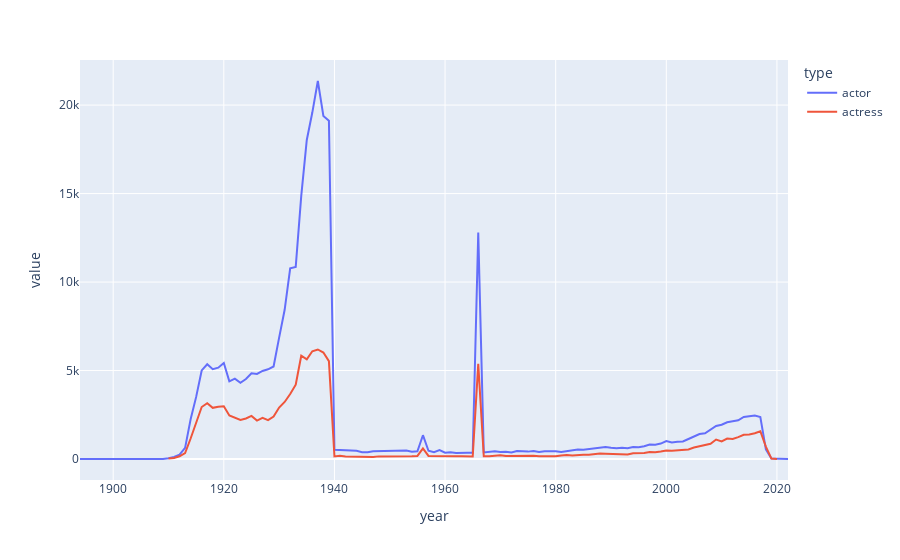

The cell this chart's notebook holds for it:
### Markdown cell above
#### Alternative path for the plot (using plotly commands directly)

Plotly commands: `plotly` is a plotting toolkit that 
is not standard with a `conda` installation.  However, it is installable with `conda install plotly` or,
in Colab, with `!pip install plotly`.  If you have `plotly`, it may be a good idea
to execute the following `pd.options` command in the cell importing `pandas` after `import pandas as pd`.

```
pd.options.plotting.backend = "plotly"
```

One appealing feature of `plotly` graphs is that they are interactive, even in a Jupyter notebook.
Try hovering your cursor over the plot below to make a toolbar (with pan, zoom, and save buttons) 
appear, or over points in the line to make coordinate information appear.   A more important point
is that `plotly`'s design has been guided by the "grammar of graphics" framework (not true
of `matplotlib`).  Arguably this makes the commands that expose its functionality more
intuitive.  At the very least it will feel more familiar to users of `R`'s `ggplot` command.

Even if you have `plotly` installed you might still prefer having the default `pandas` backend be
`matplotlib` (the default), using `plotly` on a case by case basis.  For example.
the plot above is very simple to reproduce using native `plotly` commands.

The commands can be simple because we are using the index for the x-axis and plotting one line
for each of our (two) columns; these are the `plotly` defaults when the first argument is a `DataFrame`.
They are the same defaults as with `DataFrame.plot()`.  We add the `markers=True` option to demonstrate a
little customization.

### Code cell
import plotly.express as px

# can add labels={'value':"Num roles"}
fig = px.line(roles_by_year,  markers=True)
fig.show()

### Figure 1 — Plotly figure (JSON) as saved in the notebook; plotly's stock layout.template omitted (floating-point values rounded to 4 significant figures)
{"data": [{"hovertemplate": "type=actor<br>year=%{x}<br>value=%{y}<extra></extra>", "legendgroup": "actor", "line": {"color": "#636efa", "dash": "solid"}, "marker": {"symbol": "circle"}, "mode": "lines", "name": "actor", "orientation": "v", "showlegend": true, "type": "scatter", "x": [1894, 1900, 1905, 1906, 1907, 1908, 1909, 1910, 1911, 1912, 1913, 1914, 1915, 1916, 1917, 1918, 1919, 1920, 1921, 1922, 1923, 1924, 1925, 1926, 1927, 1928, 1929, 1930, 1931, 1932, 1933, 1934, 1935, 1936, 1937, 1938, 1939, 1940, 1941, 1942, 1943, 1944, 1945, 1946, 1947, 1948, 1949, 1950, 1951, 1952, 1953, 1954, 1955, 1956, 1957, 1958, 1959, 1960, 1961, 1962, 1963, 1964, 1965, 1966, 1967, 1968, 1969, 1970, 1971, 1972, 1973, 1974, 1975, 1976, 1977, 1978, 1979, 1980, 1981, 1982, 1983, 1984, 1985, 1986, 1987, 1988, 1989, 1990, 1991, 1992, 1993, 1994, 1995, 1996, 1997, 1998, 1999, 2000, 2001, 2002, 2003, 2004, 2005, 2006, 2007, 2008, 2009, 2010, 2011, 2012, 2013, 2014, 2015, 2016, 2017, 2018, 2019, 2020, 2022], "xaxis": "x", "y": [2, 2, 1, 14, 5, 29, 3, 44, 119, 247, 630, 2249, 3510, 5006, 5355, 5073, 5161, 5425, 4389, 4543, 4311, 4520, 4844, 4806, 4977, 5068, 5228, 6858, 8434, 10778, 10856, 14874, 18030, 19577, 21361, 19386, 19118, 526, 505, 487, 442, 462, 379, 378, 437, 451, 446, 460, 480, 476, 477, 406, 433, 1346, 466, 391, 503, 359, 385, 345, 364, 359, 358, 12793, 373, 393, 442, 391, 413, 370, 452, 434, 418, 454, 392, 441, 459, 439, 403, 459, 478, 538, 522, 556, 618, 620, 685, 636, 612, 633, 606, 673, 662, 724, 822, 811, 872, 1010, 938, 970, 992, 1132, 1287, 1415, 1457, 1660, 1864, 1937, 2079, 2130, 2186, 2374, 2396, 2453, 2372, 549, 23, 2, 2], "yaxis": "y"}, {"hovertemplate": "type=actress<br>year=%{x}<br>value=%{y}<extra></extra>", "legendgroup": "actress", "line": {"color": "#EF553B", "dash": "solid"}, "marker": {"symbol": "circle"}, "mode": "lines", "name": "actress", "orientation": "v", "showlegend": true, "type": "scatter", "x": [1894, 1900, 1905, 1906, 1907, 1908, 1909, 1910, 1911, 1912, 1913, 1914, 1915, 1916, 1917, 1918, 1919, 1920, 1921, 1922, 1923, 1924, 1925, 1926, 1927, 1928, 1929, 1930, 1931, 1932, 1933, 1934, 1935, 1936, 1937, 1938, 1939, 1940, 1941, 1942, 1943, 1944, 1945, 1946, 1947, 1948, 1949, 1950, 1951, 1952, 1953, 1954, 1955, 1956, 1957, 1958, 1959, 1960, 1961, 1962, 1963, 1964, 1965, 1966, 1967, 1968, 1969, 1970, 1971, 1972, 1973, 1974, 1975, 1976, 1977, 1978, 1979, 1980, 1981, 1982, 1983, 1984, 1985, 1986, 1987, 1988, 1989, 1990, 1991, 1992, 1993, 1994, 1995, 1996, 1997, 1998, 1999, 2000, 2001, 2002, 2003, 2004, 2005, 2006, 2007, 2008, 2009, 2010, 2011, 2012, 2013, 2014, 2015, 2016, 2017, 2018, 2019, 2020, 2022], "xaxis": "x", "y": [1, null, null, 3, null, 13, null, 24, 60, 152, 337, 1158, 2064, 2938, 3153, 2892, 2955, 2980, 2463, 2354, 2211, 2292, 2435, 2172, 2324, 2200, 2395, 2911, 3223, 3671, 4200, 5836, 5634, 6088, 6190, 6015, 5530, 148, 181, 148, 135, 140, 120, 114, 117, 149, 147, 138, 151, 147, 165, 151, 174, 593, 177, 169, 177, 151, 127, 151, 162, 143, 146, 5376, 159, 163, 207, 214, 167, 177, 160, 162, 178, 186, 161, 152, 156, 157, 198, 231, 196, 236, 236, 244, 297, 310, 294, 287, 285, 271, 251, 330, 329, 341, 391, 382, 428, 486, 472, 494, 515, 544, 651, 731, 787, 862, 1103, 992, 1157, 1129, 1239, 1367, 1388, 1457, 1572, 701, 24, 6, null], "yaxis": "y"}], "layout": {"legend": {"title": {"text": "type"}, "tracegroupgap": 0}, "margin": {"t": 60}, "xaxis": {"anchor": "y", "domain": [0, 1], "title": {"text": "year"}}, "yaxis": {"anchor": "x", "domain": [0, 1], "title": {"text": "value"}}}}
